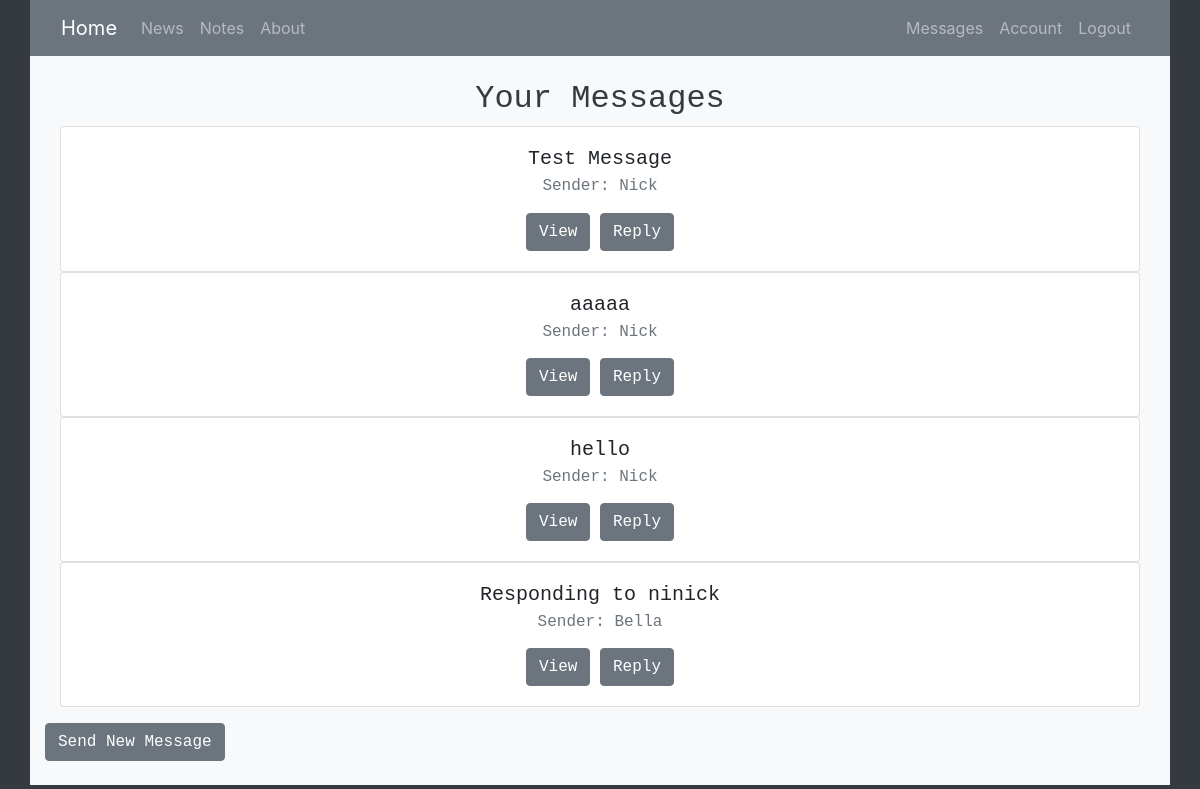
The app's page /view_messages (signed in), older data.
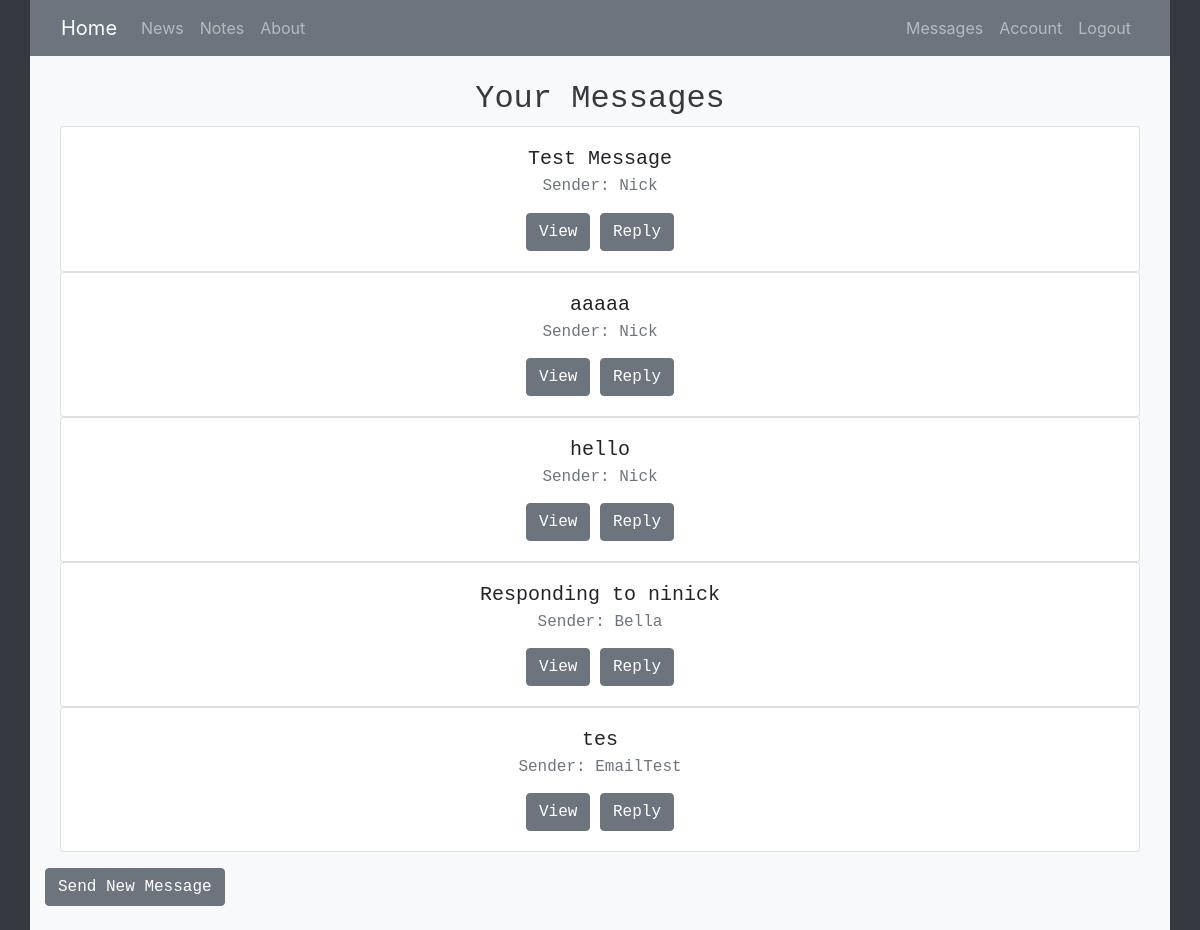
The same page, newer data.
### homepage/models.py (models this page shows, shortened)
class User(db.Model, UserMixin):
    id = db.Column(db.Integer, primary_key=True)
    username = db.Column(db.String(20), unique=True, nullable=False)
    email = db.Column(db.String(120), unique=True, nullable=False)
    image_file = db.Column(db.String(20), nullable=False, default='default.jpg')
    password = db.Column(db.String(60), nullable=False)
    zip_code = db.Column(db.Integer, nullable=False)
    notes = db.relationship('Note', backref='author', lazy=True)
    links = db.relationship('Link', backref='author', lazy=True)
    sent_messages = db.relationship('Message', backref="sender", lazy=True)

class Message(db.Model):
    id = db.Column(db.Integer, primary_key=True)
    sender_id = db.Column(db.Integer, db.ForeignKey('user.id'), nullable=False)
    recipient_id = db.Column(db.Integer, nullable=False)
    subject = db.Column(db.String(120), nullable=False, default="Subject")
    body = db.Column(db.Text, nullable=False)
    time_sent = db.Column(db.DateTime, nullable=False, default=datetime.datetime.utcnow)
    unread = db.Column(db.Boolean, nullable=False, default=True)

### homepage/messages/routes.py (the view)
@login_required
@messages.route('/view_messages')
def view_messages():
    message_list = []
    user = User.query.get(current_user.id)
    sent_messages = user.sent_messages
    for message in sent_messages:
        sender = current_user.username
        message_list.append((message, sender))
    for message in Message.query.filter_by(recipient_id=current_user.id):
        message.unread = False
        db.session.commit()
        sender = User.query.get(message.sender_id).username
        message_list.append((message, sender))
    return render_template('view_messages.html', messages=message_list)

### homepage/models.py (called while the page is built)
@login_manager.user_loader
def load_user(user_id):
    return User.query.get(int(user_id))

### homepage/templates/view_messages.html (shortened to what this page needs)
{% extends "new_layout.html" %}
{% block content %}
<div class="container">
    <div class="row">
        <div class="col-md-12">
            <h2 class="text-dark text-center align-center">Your Messages</h2>
        </div>
    </div>
    <div class="row">
        <div class="col-sm-12">
            {% for message in messages %}
            <div class="card text-center">
                <div class="card-body block">
                <h5 class="card-title">{{ message[0].subject }}</h5>
                <h6 class="card-subtitle mb-2 text-muted">Sender: {{ message[1] }}</h6>
                <a href="{{ url_for('messages.view_message', message_id=message[0].id) }}" class="btn btn-secondary">View</a>
                <a href="{{ url_for('messages.new_message') }}" class="btn btn-secondary">Reply</a>
                </div>
            </div>
            {% endfor %}
        </div>
    </div>
    <div class="row pt-3">
        <a href="{{ url_for('messages.new_message') }}" class="btn btn-secondary">Send New Message</a>
    </div>
</div>
 {% endblock content %}

### homepage/templates/new_layout.html (shortened to what this page needs)
<!doctype html>
<html lang="en">
  <head>
    <link rel="stylesheet" href="https://stackpath.bootstrapcdn.com/bootstrap/4.3.1/css/bootstrap.min.css">
      </head>
  <body class="bg-dark">
    <div class="container bg-secondary">
      <nav class="navbar navbar-expand-lg navbar-dark bg-secondary">
        <a class="navbar-brand" href="{{ url_for('main.home') }}">Home</a>
        <div class="collapse navbar-collapse" id="navbarNavAltMarkup">
          <div class="navbar-nav mr-auto">
            <a class="nav-item nav-link" href="{{ url_for('data.news') }}">News</a>
            <a class="nav-item nav-link" href="{{ url_for('notes.view_notes') }}">Notes</a>
            <a class="nav-item nav-link" href="{{ url_for('main.about') }}">About</a>
          </div>
          <div class="navbar-nav">
            {% if current_user.is_authenticated %}
            <a class="nav-item nav-link" href="{{ url_for('messages.view_messages') }}">Messages</a>
            <a class="nav-item nav-link" href="{{ url_for('users.account') }}">Account</a>
            <a class="nav-item nav-link" href="{{ url_for('users.logout') }}">Logout</a>
            {% else %}
            <a class="nav-item nav-link" href="{{ url_for('users.login') }}">Login</a>
            <a class="nav-item nav-link" href="{{ url_for('users.register') }}">Register</a>
          </div>
          {% endif %}
        </div>
      </nav>
    </div>
    <div class="container bg-light text-monospace pb-4">
        <h1 class="text-dark text-center pt-3">{{ greeting }}</h1>
        <div>
          {% block content %}{% endblock %}
        </div>
    </div>
  </body>
</html>

Row changes from the older to the newer data that the page shows:
added User: subject "tes", username "EmailTest"
